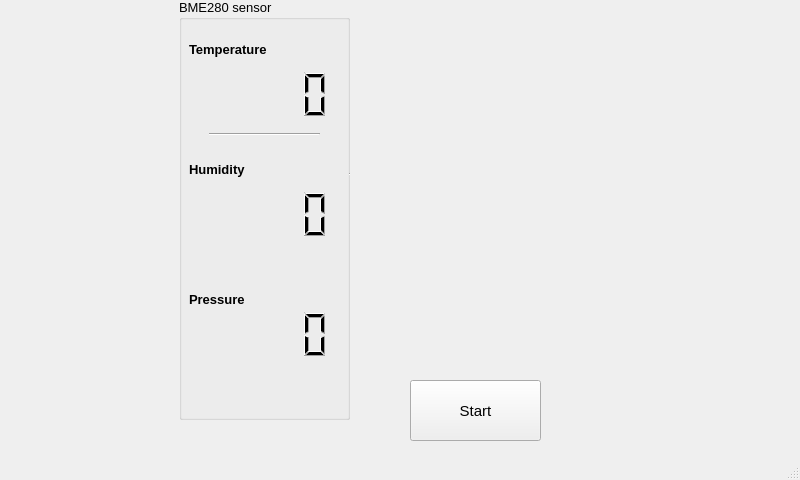
<?xml version="1.0" encoding="UTF-8"?>
<ui version="4.0">
 <class>MainWindow</class>
 <widget class="QMainWindow" name="MainWindow">
  <property name="geometry">
   <rect>
    <x>0</x>
    <y>0</y>
    <width>800</width>
    <height>480</height>
   </rect>
  </property>
  <property name="windowTitle">
   <string>MainWindow</string>
  </property>
  <widget class="QWidget" name="centralwidget">
   <widget class="QGroupBox" name="groupBox">
    <property name="geometry">
     <rect>
      <x>179</x>
      <y>-1</y>
      <width>171</width>
      <height>421</height>
     </rect>
    </property>
    <property name="font">
     <font>
      <pointsize>10</pointsize>
      <weight>50</weight>
      <bold>false</bold>
     </font>
    </property>
    <property name="title">
     <string>BME280 sensor</string>
    </property>
    <widget class="QLCDNumber" name="lcd_t">
     <property name="geometry">
      <rect>
       <x>20</x>
       <y>70</y>
       <width>131</width>
       <height>51</height>
      </rect>
     </property>
     <property name="lineWidth">
      <number>0</number>
     </property>
     <property name="smallDecimalPoint">
      <bool>false</bool>
     </property>
     <property name="segmentStyle">
      <enum>QLCDNumber::Filled</enum>
     </property>
    </widget>
    <widget class="QLCDNumber" name="lcd_p">
     <property name="geometry">
      <rect>
       <x>20</x>
       <y>310</y>
       <width>131</width>
       <height>51</height>
      </rect>
     </property>
     <property name="lineWidth">
      <number>0</number>
     </property>
     <property name="smallDecimalPoint">
      <bool>false</bool>
     </property>
     <property name="segmentStyle">
      <enum>QLCDNumber::Filled</enum>
     </property>
    </widget>
    <widget class="QLabel" name="label_2">
     <property name="geometry">
      <rect>
       <x>10</x>
       <y>40</y>
       <width>121</width>
       <height>21</height>
      </rect>
     </property>
     <property name="font">
      <font>
       <weight>75</weight>
       <bold>true</bold>
      </font>
     </property>
     <property name="text">
      <string>Temperature</string>
     </property>
    </widget>
    <widget class="QLabel" name="label">
     <property name="geometry">
      <rect>
       <x>10</x>
       <y>160</y>
       <width>91</width>
       <height>21</height>
      </rect>
     </property>
     <property name="font">
      <font>
       <weight>75</weight>
       <bold>true</bold>
      </font>
     </property>
     <property name="text">
      <string>Humidity</string>
     </property>
    </widget>
    <widget class="QLCDNumber" name="lcd_h">
     <property name="geometry">
      <rect>
       <x>20</x>
       <y>190</y>
       <width>131</width>
       <height>51</height>
      </rect>
     </property>
     <property name="lineWidth">
      <number>0</number>
     </property>
     <property name="smallDecimalPoint">
      <bool>false</bool>
     </property>
     <property name="segmentStyle">
      <enum>QLCDNumber::Filled</enum>
     </property>
    </widget>
    <widget class="QLabel" name="label_3">
     <property name="geometry">
      <rect>
       <x>10</x>
       <y>290</y>
       <width>91</width>
       <height>21</height>
      </rect>
     </property>
     <property name="font">
      <font>
       <weight>75</weight>
       <bold>true</bold>
      </font>
     </property>
     <property name="text">
      <string>Pressure</string>
     </property>
    </widget>
    <widget class="Line" name="line">
     <property name="geometry">
      <rect>
       <x>30</x>
       <y>120</y>
       <width>111</width>
       <height>31</height>
      </rect>
     </property>
     <property name="orientation">
      <enum>Qt::Horizontal</enum>
     </property>
    </widget>
    <widget class="Line" name="line_2">
     <property name="geometry">
      <rect>
       <x>170</x>
       <y>160</y>
       <width>111</width>
       <height>31</height>
      </rect>
     </property>
     <property name="orientation">
      <enum>Qt::Horizontal</enum>
     </property>
    </widget>
   </widget>
   <widget class="QPushButton" name="button_start">
    <property name="geometry">
     <rect>
      <x>410</x>
      <y>380</y>
      <width>131</width>
      <height>61</height>
     </rect>
    </property>
    <property name="font">
     <font>
      <pointsize>11</pointsize>
     </font>
    </property>
    <property name="text">
     <string>Start</string>
    </property>
   </widget>
  </widget>
  <widget class="QMenuBar" name="menubar">
   <property name="geometry">
    <rect>
     <x>0</x>
     <y>0</y>
     <width>800</width>
     <height>26</height>
    </rect>
   </property>
  </widget>
  <widget class="QStatusBar" name="statusbar"/>
 </widget>
 <resources/>
 <connections/>
</ui>
